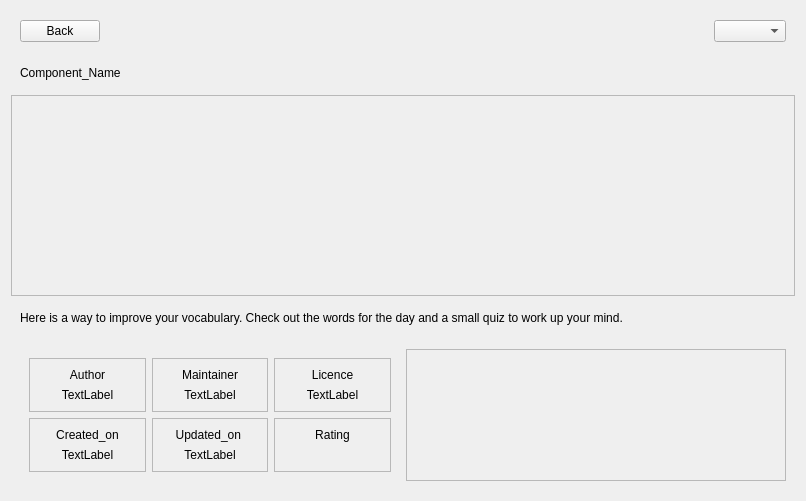
<?xml version="1.0" encoding="UTF-8"?>
<ui version="4.0">
 <class>detailedWidget</class>
 <widget class="QWidget" name="detailedWidget">
  <property name="geometry">
   <rect>
    <x>0</x>
    <y>0</y>
    <width>806</width>
    <height>501</height>
   </rect>
  </property>
  <property name="windowTitle">
   <string>Form</string>
  </property>
  <layout class="QVBoxLayout" name="verticalLayout">
   <item>
    <widget class="QWidget" name="topArea" native="true">
     <property name="sizePolicy">
      <sizepolicy hsizetype="Preferred" vsizetype="Maximum">
       <horstretch>0</horstretch>
       <verstretch>0</verstretch>
      </sizepolicy>
     </property>
     <layout class="QHBoxLayout" name="horizontalLayout">
      <item>
       <widget class="QPushButton" name="backPushButton">
        <property name="text">
         <string>Back</string>
        </property>
       </widget>
      </item>
      <item>
       <spacer name="separator">
        <property name="orientation">
         <enum>Qt::Horizontal</enum>
        </property>
        <property name="sizeHint" stdset="0">
         <size>
          <width>40</width>
          <height>20</height>
         </size>
        </property>
       </spacer>
      </item>
      <item>
       <layout class="QHBoxLayout" name="controlArea"/>
      </item>
      <item>
       <widget class="QComboBox" name="filetypeComboBox"/>
      </item>
     </layout>
    </widget>
   </item>
   <item>
    <widget class="QWidget" name="componentnameWidget" native="true">
     <property name="sizePolicy">
      <sizepolicy hsizetype="Preferred" vsizetype="Maximum">
       <horstretch>0</horstretch>
       <verstretch>0</verstretch>
      </sizepolicy>
     </property>
     <layout class="QHBoxLayout" name="horizontalLayout_5">
      <item>
       <widget class="QLabel" name="componentLabel">
        <property name="sizePolicy">
         <sizepolicy hsizetype="Preferred" vsizetype="Maximum">
          <horstretch>0</horstretch>
          <verstretch>0</verstretch>
         </sizepolicy>
        </property>
        <property name="text">
         <string>Component_Name</string>
        </property>
       </widget>
      </item>
     </layout>
    </widget>
   </item>
   <item>
    <widget class="QScrollArea" name="thumbnailArea">
     <property name="sizePolicy">
      <sizepolicy hsizetype="Preferred" vsizetype="Expanding">
       <horstretch>0</horstretch>
       <verstretch>0</verstretch>
      </sizepolicy>
     </property>
     <property name="layoutDirection">
      <enum>Qt::LeftToRight</enum>
     </property>
     <property name="verticalScrollBarPolicy">
      <enum>Qt::ScrollBarAsNeeded</enum>
     </property>
     <property name="sizeAdjustPolicy">
      <enum>QAbstractScrollArea::AdjustIgnored</enum>
     </property>
     <property name="widgetResizable">
      <bool>true</bool>
     </property>
     <widget class="QWidget" name="thumbnailareaWidget">
      <property name="geometry">
       <rect>
        <x>0</x>
        <y>0</y>
        <width>786</width>
        <height>189</height>
       </rect>
      </property>
      <property name="sizePolicy">
       <sizepolicy hsizetype="Preferred" vsizetype="Maximum">
        <horstretch>0</horstretch>
        <verstretch>0</verstretch>
       </sizepolicy>
      </property>
      <property name="minimumSize">
       <size>
        <width>0</width>
        <height>100</height>
       </size>
      </property>
      <property name="maximumSize">
       <size>
        <width>16777215</width>
        <height>500</height>
       </size>
      </property>
      <property name="layoutDirection">
       <enum>Qt::LeftToRight</enum>
      </property>
      <layout class="QHBoxLayout" name="thumbnailAreaHorizontalLayout"/>
     </widget>
    </widget>
   </item>
   <item>
    <widget class="QWidget" name="descriptionWidget" native="true">
     <property name="sizePolicy">
      <sizepolicy hsizetype="Preferred" vsizetype="Maximum">
       <horstretch>0</horstretch>
       <verstretch>0</verstretch>
      </sizepolicy>
     </property>
     <layout class="QHBoxLayout" name="horizontalLayout_2">
      <item>
       <widget class="QLabel" name="descriptionLabel">
        <property name="text">
         <string>Here is a way to improve your vocabulary. Check out the words for the day and a small quiz to work up your mind.</string>
        </property>
       </widget>
      </item>
     </layout>
    </widget>
   </item>
   <item>
    <widget class="QWidget" name="attributeArea" native="true">
     <property name="sizePolicy">
      <sizepolicy hsizetype="Preferred" vsizetype="Maximum">
       <horstretch>0</horstretch>
       <verstretch>0</verstretch>
      </sizepolicy>
     </property>
     <layout class="QHBoxLayout" name="horizontalLayout_3">
      <item>
       <widget class="QWidget" name="metadataWidget" native="true">
        <layout class="QGridLayout" name="gridLayout">
         <item row="0" column="1">
          <widget class="QFrame" name="authorFrame">
           <property name="frameShape">
            <enum>QFrame::StyledPanel</enum>
           </property>
           <property name="frameShadow">
            <enum>QFrame::Raised</enum>
           </property>
           <layout class="QVBoxLayout" name="verticalLayout_4">
            <item>
             <widget class="QLabel" name="authorLabel">
              <property name="text">
               <string>Author</string>
              </property>
              <property name="alignment">
               <set>Qt::AlignCenter</set>
              </property>
             </widget>
            </item>
            <item>
             <widget class="QLabel" name="authorValue">
              <property name="text">
               <string>TextLabel</string>
              </property>
              <property name="alignment">
               <set>Qt::AlignCenter</set>
              </property>
             </widget>
            </item>
           </layout>
          </widget>
         </item>
         <item row="0" column="4">
          <widget class="QFrame" name="licenceFrame">
           <property name="frameShape">
            <enum>QFrame::StyledPanel</enum>
           </property>
           <property name="frameShadow">
            <enum>QFrame::Raised</enum>
           </property>
           <layout class="QVBoxLayout" name="verticalLayout_6">
            <item>
             <widget class="QLabel" name="licenceLabel">
              <property name="text">
               <string>Licence</string>
              </property>
              <property name="alignment">
               <set>Qt::AlignCenter</set>
              </property>
             </widget>
            </item>
            <item>
             <widget class="QLabel" name="licenceValue">
              <property name="text">
               <string>TextLabel</string>
              </property>
              <property name="alignment">
               <set>Qt::AlignCenter</set>
              </property>
             </widget>
            </item>
           </layout>
          </widget>
         </item>
         <item row="0" column="2">
          <widget class="QFrame" name="maintainerFrame">
           <property name="frameShape">
            <enum>QFrame::StyledPanel</enum>
           </property>
           <property name="frameShadow">
            <enum>QFrame::Raised</enum>
           </property>
           <layout class="QVBoxLayout" name="verticalLayout_5">
            <item>
             <widget class="QLabel" name="maintainerLabel">
              <property name="text">
               <string>Maintainer</string>
              </property>
              <property name="alignment">
               <set>Qt::AlignCenter</set>
              </property>
             </widget>
            </item>
            <item>
             <widget class="QLabel" name="maintainerValue">
              <property name="text">
               <string>TextLabel</string>
              </property>
              <property name="alignment">
               <set>Qt::AlignCenter</set>
              </property>
             </widget>
            </item>
           </layout>
          </widget>
         </item>
         <item row="1" column="2">
          <widget class="QFrame" name="updatedFrame">
           <property name="frameShape">
            <enum>QFrame::StyledPanel</enum>
           </property>
           <property name="frameShadow">
            <enum>QFrame::Raised</enum>
           </property>
           <layout class="QVBoxLayout" name="verticalLayout_2">
            <item>
             <widget class="QLabel" name="updatedLabel">
              <property name="text">
               <string>Updated_on </string>
              </property>
              <property name="alignment">
               <set>Qt::AlignCenter</set>
              </property>
             </widget>
            </item>
            <item>
             <widget class="QLabel" name="updatedValue">
              <property name="text">
               <string>TextLabel</string>
              </property>
              <property name="alignment">
               <set>Qt::AlignCenter</set>
              </property>
             </widget>
            </item>
           </layout>
          </widget>
         </item>
         <item row="1" column="4">
          <widget class="QFrame" name="ratingFrame">
           <property name="frameShape">
            <enum>QFrame::StyledPanel</enum>
           </property>
           <property name="frameShadow">
            <enum>QFrame::Raised</enum>
           </property>
           <layout class="QVBoxLayout" name="verticalLayout_8">
            <item>
             <widget class="QLabel" name="ratingLabel">
              <property name="text">
               <string>Rating</string>
              </property>
              <property name="alignment">
               <set>Qt::AlignCenter</set>
              </property>
             </widget>
            </item>
            <item>
             <widget class="StarRating" name="ratingWidget" native="true"/>
            </item>
           </layout>
          </widget>
         </item>
         <item row="1" column="1">
          <widget class="QFrame" name="createdFrame">
           <property name="frameShape">
            <enum>QFrame::StyledPanel</enum>
           </property>
           <property name="frameShadow">
            <enum>QFrame::Raised</enum>
           </property>
           <layout class="QVBoxLayout" name="verticalLayout_7">
            <item>
             <widget class="QLabel" name="createdLabel">
              <property name="text">
               <string>Created_on</string>
              </property>
              <property name="alignment">
               <set>Qt::AlignCenter</set>
              </property>
             </widget>
            </item>
            <item>
             <widget class="QLabel" name="createdValue">
              <property name="text">
               <string>TextLabel</string>
              </property>
              <property name="alignment">
               <set>Qt::AlignCenter</set>
              </property>
             </widget>
            </item>
           </layout>
          </widget>
         </item>
        </layout>
       </widget>
      </item>
      <item>
       <widget class="QScrollArea" name="scrollArea">
        <property name="sizePolicy">
         <sizepolicy hsizetype="Preferred" vsizetype="Preferred">
          <horstretch>0</horstretch>
          <verstretch>0</verstretch>
         </sizepolicy>
        </property>
        <property name="widgetResizable">
         <bool>true</bool>
        </property>
        <widget class="QWidget" name="scrollAreaWidgetContents">
         <property name="geometry">
          <rect>
           <x>0</x>
           <y>0</y>
           <width>380</width>
           <height>138</height>
          </rect>
         </property>
        </widget>
       </widget>
      </item>
     </layout>
    </widget>
   </item>
  </layout>
 </widget>
 <customwidgets>
  <customwidget>
   <class>StarRating</class>
   <extends>QWidget</extends>
   <header location="global">src/interface/widgets</header>
   <container>1</container>
  </customwidget>
 </customwidgets>
 <resources/>
 <connections/>
</ui>
